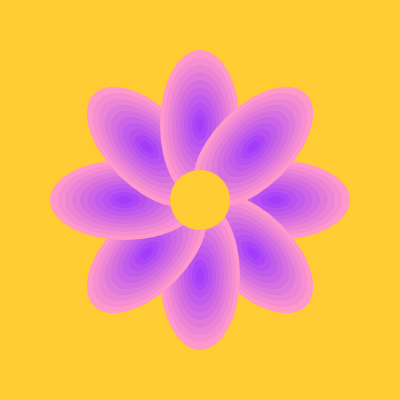
Frame 1 (no input)
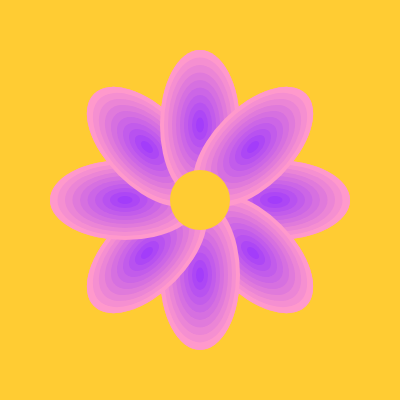
Frame 2 (the mouse pressed at the canvas centre, redrawn once)

The p5.js sketch that drew these frames (run headless with seeded random() and noise() and a simulated clock; the mouse was pressed at the canvas centre and the sketch redrawn once):

// p5.js sketch
// ── sketch.js
function setup() {
  createCanvas(400, 400);  // Crea una tela 400x400 pixel
  background("#ffcc33");         // Sfondo giallo
  noLoop();                // Ferma il loop di disegno dopo il primo ciclo
}

function draw() {
  translate(width / 2, height / 2);  // Centra il disegno al centro della tela

  let numPetals = 8;         // Numero di petali del fiore
  let petalRadius = 150;      // Lunghezza dei petali
  let petalWidth = 80;        // Larghezza dei petali

  // Disegna i petali con una sfumatura
  for (let i = 0; i < numPetals; i++) {
    let angle = TWO_PI / numPetals * i;  // Calcola l'angolo per ogni petalo
    let x = cos(angle) * petalRadius / 2;  // Posizione X del petalo
    let y = sin(angle) * petalRadius / 2;  // Posizione Y del petalo

    push();  // Salva lo stato corrente di trasformazione
    translate(x, y);  // Sposta l'origine per disegnare il petalo
    rotate(angle + HALF_PI);  // Ruota il petalo per allinearlo

    // Sfumatura dal rosa chiaro (#ff99cc) al viola (#9933ff)
    let petalColor1 = color('#ff99cc');  // Colore di partenza (rosa chiaro)
    let petalColor2 = color('#9933ff');  // Colore finale (viola)
    for (let j = 0; j < 10; j++) {  // Dividi ogni petalo in 10 sezioni per creare la sfumatura
      let inter = map(j, 0, 10, 0, 1);  // Calcola l'interpolazione del colore
      let c = lerpColor(petalColor1, petalColor2, inter);  // Colore interpolato tra rosa e viola
      fill(c);  // Applica il colore
      noStroke();  // Rimuovi i bordi
      ellipse(0, 0, petalWidth - j * 8, petalRadius - j * 15);  // Disegna un'ellisse ridotta per ogni sezione del petalo
    }
    pop();  // Ripristina lo stato di trasformazione precedente
  }

  // Disegna il centro del fiore
  fill('#ffcc33');  // Colore giallo acceso per il centro
  noStroke();  // Nessun bordo per il centro
  ellipse(0, 0, 60, 60);  // Cerchio al centro del fiore con diametro di 60 pixel
}
